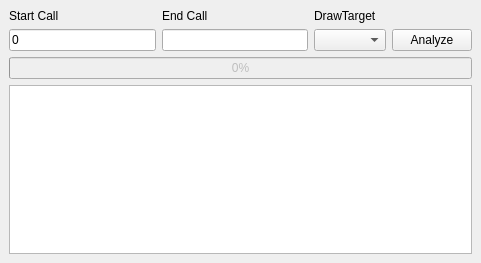
<?xml version = "1.0" encoding = "UTF-8"?>
<ui version = "4.0">
 <class>RedundancyAnalysis</class>
 <widget class = "QMainWindow" name = "RedundancyAnalysis">
  <property name = "geometry">
   <rect>
    <x>0</x>
    <y>0</y>
    <width>481</width>
    <height>263</height>
   </rect>
  </property>
  <property name = "windowTitle">
   <string>Redundancy Analysis</string>
  </property>
  <widget class = "QWidget" name = "centralwidget">
   <layout class = "QGridLayout" name = "gridLayout">
    <item row = "2" column = "0" colspan = "4">
     <widget class = "QProgressBar" name = "progressBar">
      <property name = "enabled">
       <bool>false</bool>
      </property>
      <property name = "value">
       <number>0</number>
      </property>
     </widget>
    </item>
    <item row = "1" column = "0">
     <widget class = "QLineEdit" name = "lineEdit">
      <property name = "text">
       <string>0</string>
      </property>
     </widget>
    </item>
    <item row = "1" column = "1">
     <widget class = "QLineEdit" name = "lineEdit_2"/>
    </item>
    <item row = "0" column = "0">
     <widget class = "QLabel" name = "label">
      <property name = "text">
       <string>Start Call</string>
      </property>
     </widget>
    </item>
    <item row = "0" column = "1">
     <widget class = "QLabel" name = "label_2">
      <property name = "text">
       <string>End Call</string>
      </property>
     </widget>
    </item>
    <item row = "1" column = "3">
     <widget class = "QPushButton" name = "pushButton">
      <property name = "text">
       <string>Analyze</string>
      </property>
     </widget>
    </item>
    <item row = "3" column = "0" colspan = "4">
     <widget class = "QPlainTextEdit" name = "plainTextEdit"/>
    </item>
    <item row = "1" column = "2">
     <widget class = "QComboBox" name = "dtList"/>
    </item>
    <item row = "0" column = "2">
     <widget class = "QLabel" name = "label_3">
      <property name = "text">
       <string>DrawTarget</string>
      </property>
     </widget>
    </item>
   </layout>
  </widget>
 </widget>
 <resources/>
 <connections/>
</ui>
